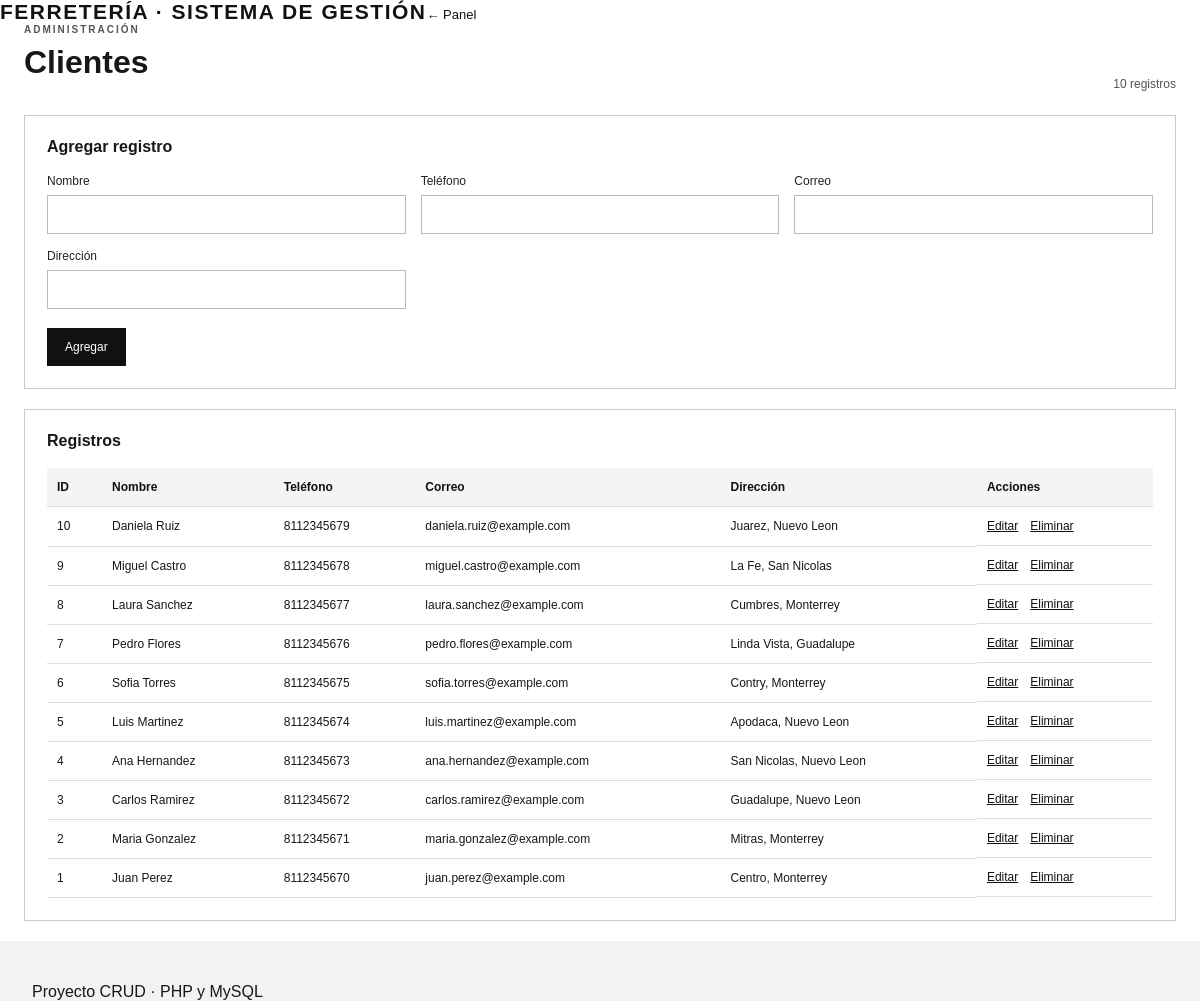
Page /modulo.php on the committed database.
### tables this page shows
CREATE TABLE clientes (
  id INT AUTO_INCREMENT PRIMARY KEY,
  nombre VARCHAR(100) NOT NULL,
  telefono VARCHAR(20),
  correo VARCHAR(120),
  direccion VARCHAR(180)
);

### modulo.php (the view, shortened to what this page needs)
<?php
require_once __DIR__ . '/config/conexion.php';
$config = [
 'clientes' => ['titulo'=>'Clientes','campos'=>[
   'nombre'=>['Nombre','text',true], 'telefono'=>['Teléfono','text',false],
   'correo'=>['Correo','email',false], 'direccion'=>['Dirección','text',false]
 ]],
 'proveedores' => ['titulo'=>'Proveedores','campos'=>[
   'nombre'=>['Nombre','text',true], 'telefono'=>['Teléfono','text',false],
   'correo'=>['Correo','email',false], 'direccion'=>['Dirección','text',false]
 ]],
 'articulos' => ['titulo'=>'Artículos','campos'=>[
   'nombre'=>['Nombre','text',true], 'descripcion'=>['Descripción','text',false],
   'precio'=>['Precio','number',true], 'existencia'=>['Existencia','number',true]
 ]],
 'facturas' => ['titulo'=>'Facturación','campos'=>[
   'cliente_id'=>['Cliente','cliente',true], 'articulo_id'=>['Artículo','articulo',true],
   'fecha'=>['Fecha','date',true], 'total'=>['Total de factura','number',true]
 ]]
];
$tabla = $_GET['tabla'] ?? 'clientes';
$actual = $config[$tabla];
$columnas = array_keys($actual['campos']);
$opciones = [
 'cliente' => $pdo->query("SELECT id, nombre FROM clientes ORDER BY nombre")->fetchAll(),
 'articulo' => $pdo->query("SELECT id, nombre FROM articulos ORDER BY nombre")->fetchAll()
];
$editar = null;
$registros = $pdo->query("SELECT * FROM $tabla ORDER BY id DESC")->fetchAll();
function h($valor) { return htmlspecialchars((string)$valor, ENT_QUOTES, 'UTF-8'); }
?>
<!DOCTYPE html>
<html lang="es"><head><meta charset="UTF-8"><meta name="viewport" content="width=device-width, initial-scale=1">
<title><?= h($actual['titulo']) ?> | Ferretería</title><link rel="stylesheet" href="assets/estilos.css"></head>
<body>
<header class="topbar"><a class="marca" href="index.php">FERRETERÍA <span>· Sistema de gestión</span></a><a class="volver" href="index.php#administracion">← Panel</a></header>
<main class="contenedor">
  <div class="encabezado-modulo"><div><p class="sobrelinea">ADMINISTRACIÓN</p><h1><?= h($actual['titulo']) ?></h1></div><span class="contador"><?= count($registros) ?> registros</span></div>
  <section class="panel">
    <h2><?= $editar ? 'Editar registro' : 'Agregar registro' ?></h2>
    <form action="guardar.php" method="POST" class="formulario">
      <?php foreach ($actual['campos'] as $campo=>$def): ?>
        <label><?= h($def[0]) ?>
          <?php if ($def[1] === 'cliente' || $def[1] === 'articulo'): ?>
            <select name="<?= h($campo) ?>" required>
              <option value="">Selecciona una opción</option>
              <?php foreach ($opciones[$def[1]] as $op): ?>
                <option value="<?= $op['id'] ?>" <?= (string)($editar[$campo] ?? '') === (string)$op['id'] ? 'selected' : '' ?>><?= h($op['nombre']) ?></option>
              <?php endforeach; ?>
            </select>
          <?php else: ?>
            <input type="<?= h($def[1]) ?>" name="<?= h($campo) ?>" value="<?= h($editar[$campo] ?? '') ?>" <?= $def[2] ? 'required' : '' ?> <?= $def[1] === 'number' ? 'min="0" step="'.($campo === 'total' ? '0.01' : '1').'"' : '' ?>>
          <?php endif; ?>
        </label>
      <?php endforeach; ?>
      <div class="acciones"><button class="boton" type="submit"><?= $editar ? 'Actualizar' : 'Agregar' ?></button>
      <?php if ($editar): ?><a class="boton secundario" href="modulo.php?tabla=<?= h($tabla) ?>">Cancelar</a><?php endif; ?></div>
    </form>
  </section>
  <section class="panel tabla-panel"><h2>Registros</h2>
    <div class="tabla-scroll"><table><thead><tr><th>ID</th>
      <?php foreach ($columnas as $campo): ?><th><?= h($actual['campos'][$campo][0]) ?></th><?php endforeach; ?><th>Acciones</th></tr></thead><tbody>
      <?php foreach ($registros as $fila): ?><tr><td><?= $fila['id'] ?></td>
        <?php foreach ($columnas as $campo): ?>
          <td><?php if ($campo === 'cliente_id'): ?><?= h($opciones['cliente'][array_search($fila[$campo], array_column($opciones['cliente'], 'id'))]['nombre'] ?? $fila[$campo]) ?>
          <?php elseif ($campo === 'articulo_id'): ?><?= h($opciones['articulo'][array_search($fila[$campo], array_column($opciones['articulo'], 'id'))]['nombre'] ?? $fila[$campo]) ?>
          <?php elseif ($campo === 'total'): ?>$<?= number_format((float)$fila[$campo], 2) ?>
          <?php else: ?><?= h($fila[$campo] ?? '') ?><?php endif; ?></td>
        <?php endforeach; ?>
        <td class="acciones-tabla"><a href="modulo.php?tabla=<?= h($tabla) ?>&editar=<?= $fila['id'] ?>">Editar</a>
        <form action="eliminar.php" method="POST" onsubmit="return confirm('¿Eliminar este registro?')">
          <button class="enlace-borrar" type="submit">Eliminar</button></form></td></tr><?php endforeach; ?>
    </tbody></table></div>
  </section>
</main><footer>Proyecto CRUD · PHP y MySQL</footer></body></html>

### assets/estilos.css (style rules this page uses)
* { box-sizing:border-box }
:root { scroll-behavior:smooth;color-scheme:light }
body { margin:0;background:#fff;color:#171717;font-family:Arial,Helvetica,sans-serif }
a { color:inherit }
.marca { display:inline-block;width:max-content;text-decoration:none;color:#111;font-size:21px;font-weight:800;letter-spacing:1.5px;text-transform:uppercase }
.portada-etiqueta,.sobrelinea { font-size:10px;font-weight:800;letter-spacing:2px;margin:0 0 17px }
.contenedor { max-width:1200px;margin:0 auto;padding:0 24px }
.sobrelinea { color:#555;margin-bottom:9px }
footer { background:#f2f2f2;color:#171717;padding:42px max(calc((100% - 1152px)/2),32px) 0 }
.volver { color:#111;text-decoration:none;font-size:13px }
.encabezado-modulo { display:flex;justify-content:space-between;align-items:end;margin-bottom:24px }
.encabezado-modulo h1,.bienvenida h1 { font-size:32px;margin:0 0 10px }
.contador { font-size:12px;color:#555 }
.panel { background:#fff;border:1px solid #ccc;padding:22px;margin-bottom:20px }
.panel h2 { font-size:16px;margin:0 0 18px }
.formulario { display:grid;grid-template-columns:repeat(3,1fr);gap:15px }
.formulario label { font-size:12px;color:#222;display:flex;flex-direction:column;gap:7px }
.formulario input,.formulario select { width:100%;height:39px;border:1px solid #bbb;padding:0 10px;background:#fff;color:#111 }
.acciones { grid-column:1/-1;display:flex;gap:9px;margin-top:4px }
.boton { border:1px solid #111;background:#111;color:#fff;padding:11px 17px;text-decoration:none;font-size:12px;cursor:pointer }
.tabla-scroll { overflow-x:auto }
table { border-collapse:collapse;width:100%;font-size:12px }
th,td { text-align:left;padding:12px 10px;border-bottom:1px solid #ddd;white-space:nowrap }
th { color:#111;font-weight:700;background:#f4f4f4 }
.acciones-tabla { display:flex;gap:12px;align-items:center }
.acciones-tabla a,.enlace-borrar { color:#111;text-decoration:underline;font-size:12px }
.acciones-tabla form { margin:0 }
.enlace-borrar { border:0;background:none;padding:0;cursor:pointer }

### rows in the picture
clientes: id "10", nombre "Daniela Ruiz", telefono "8112345679", correo "daniela.ruiz@example.com", direccion "Juarez, Nuevo Leon"
clientes: id "9", nombre "Miguel Castro", telefono "8112345678", correo "miguel.castro@example.com", direccion "La Fe, San Nicolas"
clientes: id "8", nombre "Laura Sanchez", telefono "8112345677", correo "laura.sanchez@example.com", direccion "Cumbres, Monterrey"
clientes: id "7", nombre "Pedro Flores", telefono "8112345676", correo "pedro.flores@example.com", direccion "Linda Vista, Guadalupe"
clientes: id "6", nombre "Sofia Torres", telefono "8112345675", correo "sofia.torres@example.com", direccion "Contry, Monterrey"
clientes: id "5", nombre "Luis Martinez", telefono "8112345674", correo "luis.martinez@example.com", direccion "Apodaca, Nuevo Leon"
clientes: id "4", nombre "Ana Hernandez", telefono "8112345673", correo "ana.hernandez@example.com", direccion "San Nicolas, Nuevo Leon"
clientes: id "3", nombre "Carlos Ramirez", telefono "8112345672", correo "carlos.ramirez@example.com", direccion "Guadalupe, Nuevo Leon"
clientes: id "2", nombre "Maria Gonzalez", telefono "8112345671", correo "maria.gonzalez@example.com", direccion "Mitras, Monterrey"
clientes: id "1", nombre "Juan Perez", telefono "8112345670", correo "juan.perez@example.com", direccion "Centro, Monterrey"

### other values in the picture
$actual['titulo'] "Clientes"
count($registros) "10"
$def[0] "Nombre"
$def[0] "Teléfono"
$def[0] "Correo"
$def[0] "Dirección"
$actual['campos'][$campo][0] "Nombre"
$actual['campos'][$campo][0] "Teléfono"
$actual['campos'][$campo][0] "Correo"
$actual['campos'][$campo][0] "Dirección"
